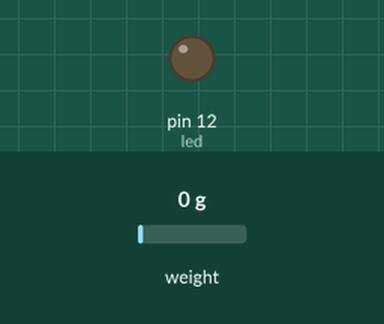
A sketch run on a simulated Arduino Uno, built with avr-gcc and run on an emulated ATmega328P. On the bench: output pins drawn as LEDs (lit = HIGH). Inputs (shaded band) come from the test bench; at power-on: weight on the scale 0 g. What the sketch prints to the serial monitor is not drawn.

Above: at 8.4 s.
8.5 s: weight on the scale set to 54 g
11.5 s: weight on the scale set to 65 g
At 15.0 s:
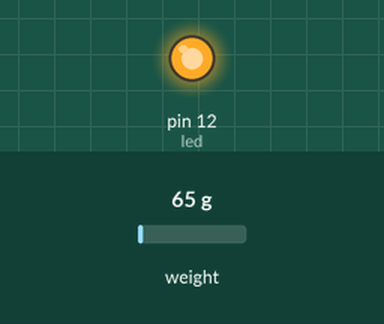
Timing chart, 0 to 16.5 s (numbered marks = the images above; inputs shaded):
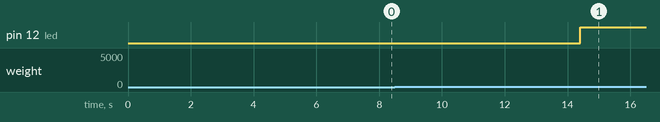

The sketch:

Cam_bien_luc.ino
```cpp
//LẬP TRÌNH CẢM BIẾN LỰC VỚI ARDUINO
//NGƯỜI VIẾT: HUỲNH MINH PHÚ
//Download thư viện tại: https://github.com/bogde/HX711
 #include <HX711.h>//Sử dụng thư viện HX711
int led=12;
//Cách nối chân:
//Chân GND nối chân GND trên Arduino, chân VCC nối chân 5V trên Arduino
// Chân DT nối chân A1
//Chân SCK nối chân A0
//Đọc file READ ME trong file thư viện để hiểu hơn về thư viện, module HX711, cách thiết lập các thông số

HX711 scale(A1, A0);                        // Thông số độ lợi (gain) được bỏ qua, giá trị độ lợi mặc định được sử dụng trong thư viện là 128;

void setup() {
  Serial.begin(9600);
  pinMode(led,OUTPUT);
  Serial.println("Thu HX711");

  Serial.println("Truoc khi set ti le:");
  Serial.print("doc: \t\t");
  Serial.println(scale.read());                            // In ra màn hình giá trị thô đọc được từ bộ chuyển đổi ADC

  Serial.print("doc gia tri trung binh: \t\t");
  Serial.println(scale.read_average(20));          // In ra màn hình giá trị trung bình của 20 lần đọc từ ADC

  Serial.print("lay gia tri: \t\t");
  Serial.println(scale.get_value(5));                 // In ra màn hình giá trị trung bình của 5 lần đọc từ bộ ADC trừ đi trọng lượng bao bì (trọng lượng bao bì tại thời điểm này chưa được thiết lập)

  Serial.print("lay don vi: \t\t");
  Serial.println(scale.get_units(5), 1);  // In ra màn hình giá trị trung bình của 5 lần đọc từ bộ ADC trừ trọng lượng bao bì (chưa được thiết lập) chia cho thông số tỉ lệ (chưa được thiết lập)

  scale.set_scale(624.28);
  // Thiết lập tỉ lệ, giá trị này đạt được bằng việc calib (thiết lập lại chuẩn) tỉ lệ với trọng số đã biết; xin đọc thêm phần README để hiểu rõ vấn đề;
  //bằng cách để cân trống rồi xóa giá trị trong ngoặc sau đó upload chương trình
  // ví dụ cục nặng 50g chạy chương trình lấy giá trị trung bình chia cho 50
  scale.tare();   // tính khối lượng bao bì                                             // Hàm này dùng để thiết lập trạng thái ban đầu có bao bì. Nếu ban đầu có bao bì thì chỉ cần đặt bao bì lên và khởi động, hàm sẽ bỏ qua giá trị bao bì

  Serial.println("Sau khi thiet lap ti le:");

  Serial.print("doc : \t\t");
  Serial.println(scale.read());                 // In ra màn hình một giá trị thô từ bộ ADC

  Serial.print("doc gia tri trung binh : \t\t"); //Đọc giá trị trung bình
  Serial.println(scale.read_average(20));       // In giá trị trung bình của bộ ADC trong 20 lần đọc

  Serial.print("lay gia tri: \t\t");
  Serial.println(scale.get_value(5));                 // In ra màn hình giá trị trung bình của bộ ADC trừ khối lượng bao bì, được thiết lập trong hàm tare()

  Serial.print("lay don vi: \t\t");
  Serial.println(scale.get_units(5), 1);        // In giá trị trung bình của 5 lần đọc từ bộ ADC trừ khối lượng bao bì, chia thông số tỉ lệ với hàm set_scale

  Serial.println();
  Serial.println("DOC GIA TRI:");//Bắt đầu quá trình đọc giá trị thật
}

void loop() {
  Serial.print("doc 1 lan:\t");
  Serial.print(scale.get_units(), 1);//một lần đọc đọc 1 giá trị
  Serial.print("\t| trung binh 10 lan doc:\t");
  Serial.println(scale.get_units(10), 1);//In ra màn hình giá trị trung bình của 10 lần đọc
if((scale.get_units(10)>60)&&(scale.get_units(10)<120))//Phần này tác giả thêm vào cho đèn led tắt mở trong một giới hạn từ 60g đến 120g
  {
    digitalWrite(led,HIGH);
  }
  else //nằm ngoài khoảng trên thì led tắt
  {
    digitalWrite(led,LOW);
  }
  scale.power_down();                                 // Đặt bộ ADC vào chế độ ngủ

  delay(2000);
  scale.power_up();                            //Khởi động lại bộ ADC
}
```

Measured:
- the behaviour switches between 60 and 61 g on weight on the scale (found by bisection; images 0 and 1)
- after the input at 8.5 s, every drawn part: stays the same
- after the input at 11.5 s, pin 12 (led): LOW → HIGH after 2.9 s
